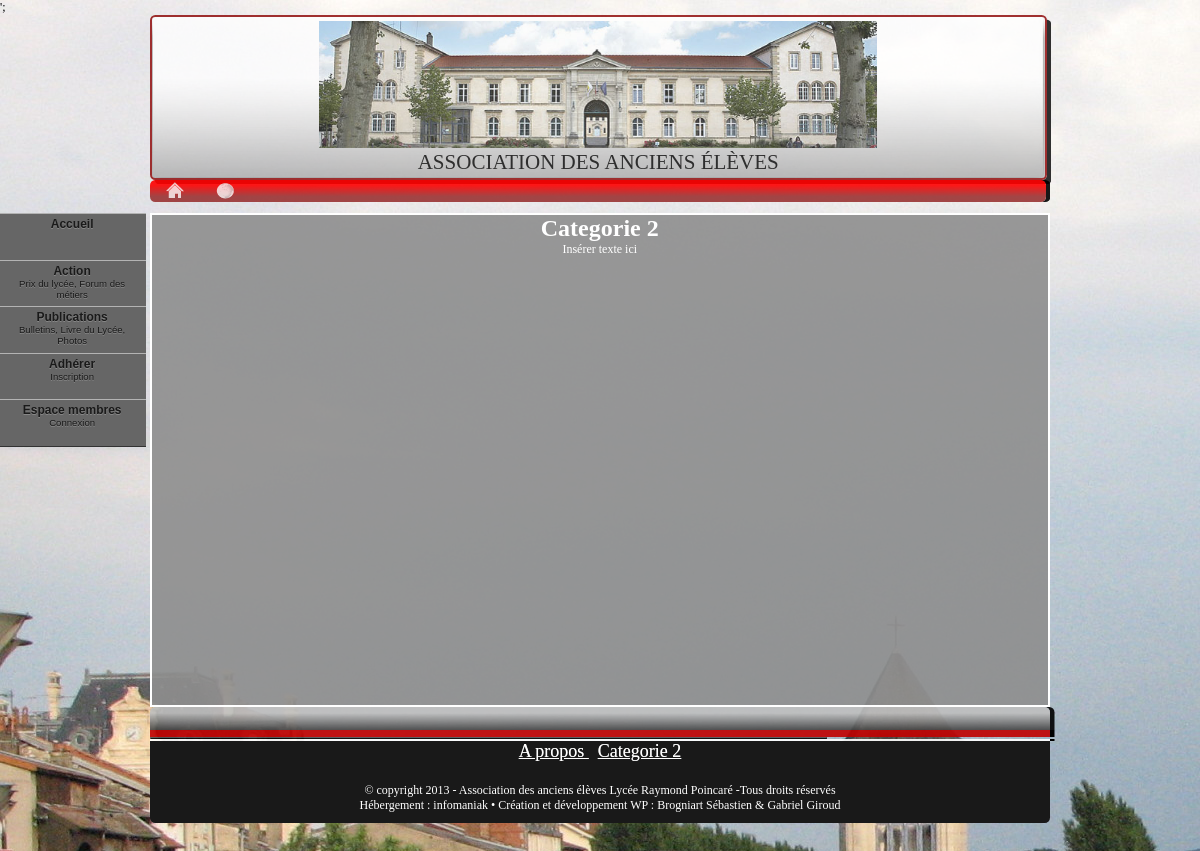
Page /Association-anciens-eleves/index.php?page=piedpage_categorie3 on the committed database.
### tables this page shows
CREATE TABLE IF NOT EXISTS `categorie_piedpage3` (
  `id` int(11) NOT NULL AUTO_INCREMENT,
  `nom_categorie` varchar(110) NOT NULL,
  `titre` varchar(110) NOT NULL,
  `texte` text NOT NULL,
  PRIMARY KEY (`id`)
);

CREATE TABLE IF NOT EXISTS `categorie_piedpage1` (
  `id` int(11) NOT NULL AUTO_INCREMENT,
  `nom_categorie` varchar(100) NOT NULL,
  `titre` varchar(100) NOT NULL,
  `texte` text NOT NULL,
  PRIMARY KEY (`id`)
);

### Association-anciens-eleves/piedpage_categorie3.php (the view, shortened to what this page needs)
<?php
		try
	{
		$bdd = new PDO('mysql:host=localhost;dbname=texte_assoc', 'root','');
	}
		catch(Exception $e)
	{
        die('Erreur : '.$e->getMessage());
	}
	$bdd->exec("SET CHARACTER SET utf8");
	$requete=$bdd->query('SELECT titre,texte FROM categorie_piedpage3 WHERE id=1');
	while ($ligne = $requete->fetch())
	{
echo"  <center> <h1> ".$ligne["titre"]."</h1> </center> ";
echo $ligne["texte"];
}?>

### Association-anciens-eleves/include/footer.php
<?php
		try
	{
		$bdd = new PDO('mysql:host=localhost;dbname=texte_assoc', 'root','');
	}
		catch(Exception $e)
	{
        die('Erreur : '.$e->getMessage());
	}
?>
<div id="bande2">
				</div>
				<div id="piedpagehaut">
				</div>
					<div id="bande3"></div>
				<div id="bande4">
				</div>
				<div id="piedpagebas2">
					<?php
					echo'<div id="categories">';
						echo'<a class="Qui_sommes_nous" href="index.php?page=piedpage_categorie1" alt="cliquez ici">';
						$requete=$bdd->query("SELECT nom_categorie FROM categorie_piedpage1 WHERE id=1");
	while ($ligne = $requete->fetch())
	{
	echo $ligne["nom_categorie"] ;
					echo'	</a>&nbsp&nbsp';
}
						echo'<a class="trucs1" href="index.php?page=piedpage_categorie3" alt="cliquez ici">';
						$requete3=$bdd->query("SELECT nom_categorie FROM categorie_piedpage3 WHERE id=1");
						while ($ligne = $requete3->fetch())
	{
	echo $ligne["nom_categorie"] ;
						echo'</a></br></br>';
						}
							echo'</div>';
						?>
				© copyright 2013 - Association des anciens élèves Lycée Raymond Poincaré  -Tous droits réservés </br>
				Hébergement : infomaniak • Création et développement WP : Brogniart Sébastien & Gabriel Giroud
				</div>

### Association-anciens-eleves/style.css (style rules this page uses)
body { background-image: url("images/fond2.jpg"); }
div { overflow: hidden; text-align: center; }
div#bande2 { background: url(images/bande3.jpg); -moz-border-radius:7px 7px 0px 0px; -webkit-border-radius:7px 7px 0px 0px; border-radius:7px 7px 0px 0px; opacity:0.9; width:1200px; height:30px; line-height:27px; box-shadow: 6px 0px 0px black; }
div#piedpagehaut { width: 1200px; height: 10px; background-color: rgba(192,0 , 0, 0.9); box-shadow: 6px 0px 0px black; float:left; }
div#bande4 { width: 1200px; height: 2px; background-color: rgba(255,255 , 255, 0.9); box-shadow: 6px 0px 0px black; border-color:white; float:left; }
div#categories { font-size: x-large; }
div#piedpagebas2 { background-color: rgba(25,25 , 25, 1); color:white; width:1200px; height: 110px; border-radius:0px 0px 7px 7px; -moz-border-radius:0px 0px 7px 7px; -webkit-border-radius:0px 0px 7px 7px; float:left; margin-bottom:30px; }
div#bande3 { border-width:1px; border-style:outset ; border-color:black; -moz-border-radius:7px; -webkit-border-radius:7px; border-radius:7px; opacity:0.9; width:900px; margin: 0 auto ; float:left; }
.Qui_sommes_nous { text-shadow: 0px 0 0 darkgrey; color:white; width:300px; }
.trucs1 { position: relative; text-shadow: 0px 0 0 darkgrey; color:white; width:300px; }
* { border: medium none; margin: 0; padding: 0; }

### rows in the picture
categorie_piedpage3: titre "Categorie 2", texte "Insérer texte ici", nom_categorie "Categorie 2"
categorie_piedpage1: nom_categorie "A propos"
